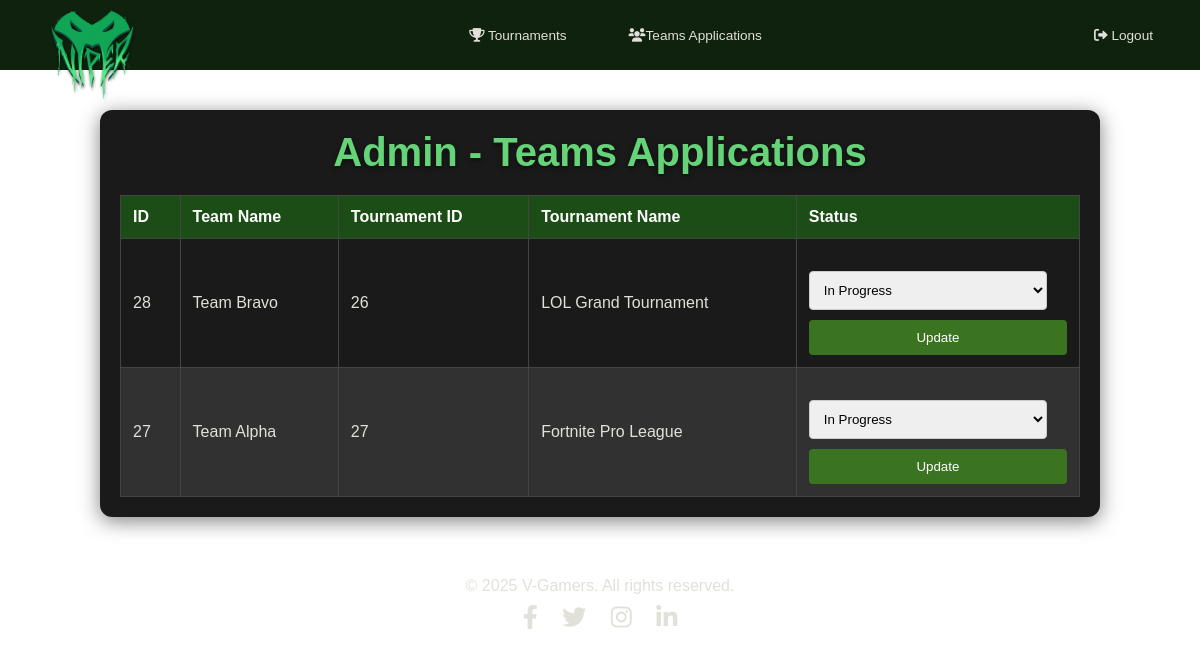
/admin/teams.php (signed in), run on the app's committed database.
### tables this page shows
CREATE TABLE `teams` (
  `id` int(11) NOT NULL,
  `user_id` int(11) NOT NULL,
  `tournament_id` int(11) DEFAULT NULL,
  `tournament_status` varchar(20) NOT NULL DEFAULT 'On going',
  `name` varchar(100) NOT NULL,
  `members` longtext DEFAULT NULL CHECK (json_valid(`members`)),
  `status` enum('active','inactive','completed') DEFAULT 'active',
  `logo` varchar(255) DEFAULT NULL,
  `images` longtext DEFAULT NULL CHECK (json_valid(`images`))
);

CREATE TABLE `tournaments` (
  `id` int(11) NOT NULL,
  `game_id` int(11) DEFAULT NULL,
  `name` varchar(100) NOT NULL,
  `date` datetime NOT NULL,
  `status` enum('upcoming','ongoing','completed') DEFAULT 'upcoming',
  `image` varchar(255) DEFAULT NULL
);

### public/admin/teams.php (the view, shortened to what this page needs)
<?php
require_once '../../config/database.php';
include 'navbar.php';
$query = "
    SELECT
        teams.id,
        teams.name AS team_name,
        teams.tournament_id,
        teams.tournament_status,
        tournaments.name AS tournament_name
    FROM teams
    JOIN tournaments ON teams.tournament_id = tournaments.id
    WHERE teams.tournament_id IS NOT NULL
";
$stmt = $pdo->prepare($query);
$stmt->execute();
$applications = $stmt->fetchAll(PDO::FETCH_ASSOC);
?>
<!DOCTYPE html>
<html lang="en">
<head>
    <link rel="stylesheet" href="../css/tournaments.css">
    <link rel="stylesheet" href="https://cdnjs.cloudflare.com/ajax/libs/font-awesome/6.0.0-beta3/css/all.min.css">
    <link rel="stylesheet" href="../css/footer.css">
</head>
<body>
    <main>
        <header>
            <h1>Admin - Teams Applications</h1>
        </header>
        <table>
            <thead>
                <tr>
                    <th>ID</th>
                    <th>Team Name</th>
                    <th>Tournament ID</th>
                    <th>Tournament Name</th>
                    <th>Status</th>
                </tr>
            </thead>
            <tbody>
                <?php foreach ($applications as $application): ?>
                <tr>
                    <td><?php echo htmlspecialchars($application['id']); ?></td>
                    <td><?php echo htmlspecialchars($application['team_name']); ?></td>
                    <td><?php echo htmlspecialchars($application['tournament_id']); ?></td>
                    <td><?php echo htmlspecialchars($application['tournament_name']); ?></td>
                    <td>
                        <form method="POST" action="update_status.php">
                            <select name="status">
                                <option value="In Progress" <?php echo $application['tournament_status'] === 'In Progress' ? 'selected' : ''; ?>>In Progress</option>
                            </select>
                            <button type="submit">Update</button>
                        </form>
                    </td>
                </tr>
                <?php endforeach; ?>
            </tbody>
        </table>
    </main>
</body>
</html>
<?php
include '../footer.php';
?>

### public/css/dashboard.css (style rules this page uses)
:root { --game-color-primary: #ffff00; --game-color-secondary: #0d9414; --game-color-accent: #ff0000; --game-color-body-font: #f4f4f4; --game-color-dark: #0f220d; --game-color-dgray: #313d31; --game-color-light: #e1e0d9; --font-primary: "Quicksand", sans-serif; }
* { margin: 0; padding: 0; box-sizing: border-box; }
body { font-family: var(--font-primary); background-color: #000; color: var(--game-color-light); }
h1 { text-align: center; margin-bottom: 0; }
main { padding: 20px; }

### public/css/tournaments.css (style rules this page uses)
:root { --game-color-primary: #ffff00; --game-color-secondary: #0d9414; --game-color-accent: #ff0000; --game-color-body-font: #f4f4f4; --game-color-dark: #0f220d; --game-color-dgray: #313d31; --game-color-light: #e1e0d9; --font-primary: "Quicksand", sans-serif; }
* { margin: 0; padding: 0; box-sizing: border-box; }
body { font-family: var(--font-primary); background-color: #000; color: var(--game-color-light); background: url('../images/bg.png'); background-size: cover; }
main { max-width: 1000px; margin: 40px auto; padding: 20px; background: rgba(2, 2, 2, 0.9); border-radius: 12px; box-shadow: 0 4px 20px rgba(0, 0, 0, 0.5); }
header { text-align: center; margin-bottom: 20px; }
h1 { font-size: 2.5em; color: #65d378; text-shadow: 0 2px 5px rgba(0, 0, 0, 0.5); }
table { width: 100%; border-collapse: collapse; margin-top: 20px; }
table th, table td { padding: 12px; border: 1px solid #444; text-align: left; }
table th { background-color: #1c4d16; color: #ffffff; font-weight: 700; transition: background-color 0.3s; }
table tr:nth-child(even) { background-color: rgba(255, 255, 255, 0.1); }
table tr td { transition: transform 0.2s; }
form { margin-top: 20px; }
input[type="text"], input[type="datetime-local"], select { width: calc(100% - 20px); padding: 10px; border: 1px solid #ccc; border-radius: 4px; box-sizing: border-box; }
button { background-color: #3b7421; color: white; padding: 10px; border: none; border-radius: 4px; cursor: pointer; width: 100%; margin-top: 10px; }

### data on the page
teams: id "28", name "Team Bravo", tournament "26", tournament.name "LOL Grand Tournament"
teams: id "27", name "Team Alpha", tournament "27", tournament.name "Fortnite Pro League", status "In Progress"
